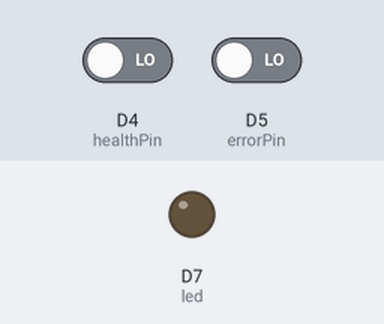
Bench run of a sketch on a simulated Particle Photon. Parts: output pins drawn as LEDs (lit = HIGH). The test bench sets the inputs (shaded band); at power-on: D4 (healthPin) LOW, D5 (errorPin) LOW.

Above: at 1.2 s.
1.3 s: D4 (healthPin) driven HIGH
At 1.9 s:
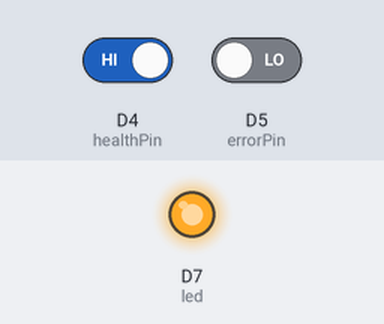
2.8 s: D4 (healthPin) driven LOW
At 4.0 s:
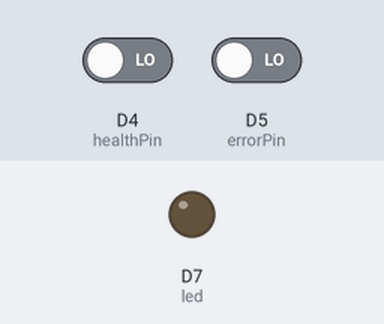
4.3 s: D5 (errorPin) driven HIGH
At 5.3 s:
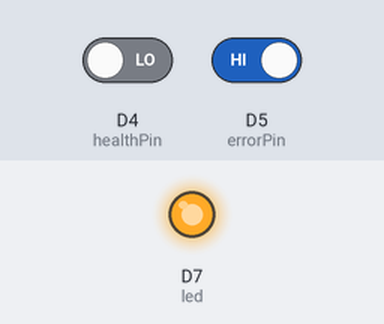
Timing chart, 0 to 7.3 s (numbered marks = the images above; inputs shaded):
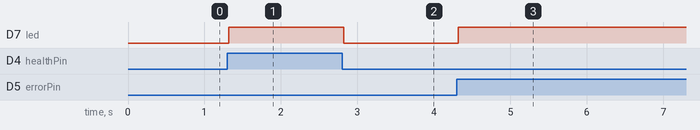

The sketch:

Argon_Code.ino
```cpp
int led = D7;
int errorPin = D5;
int healthPin = D4;
int currentStateError = LOW;
int currentStateHealth = LOW;

void setup() {
    pinMode(led, OUTPUT);
    pinMode(errorPin, INPUT_PULLDOWN);
    pinMode(healthPin, INPUT_PULLDOWN);
}

void loop() {
    if (digitalRead(errorPin) != currentStateError)
    {
        if (digitalRead(errorPin) == HIGH)
        {
            Particle.publish("error", "error");
        } else {
            Particle.publish("clearerror", "clear");
        }
        currentStateError = digitalRead(errorPin);
    }
    if (digitalRead(healthPin) != currentStateHealth)
    {
        if (digitalRead(healthPin) == HIGH)
        {
            Particle.publish("healtherror", "error");
        } else {
            Particle.publish("clearhealtherror", "clear");
        }
        currentStateHealth = digitalRead(healthPin);
    }
    if (digitalRead(healthPin) == HIGH or digitalRead(errorPin) == HIGH)
    {
        digitalWrite(led, HIGH);
    }
    else
    {
        digitalWrite(led, LOW);
    }
}
```

Measured:
- after the input at 1.3 s, D7 (led): LOW → HIGH at once
- after the input at 2.8 s, D7 (led): HIGH → LOW at once
- after the input at 4.3 s, D7 (led): LOW → HIGH at once
